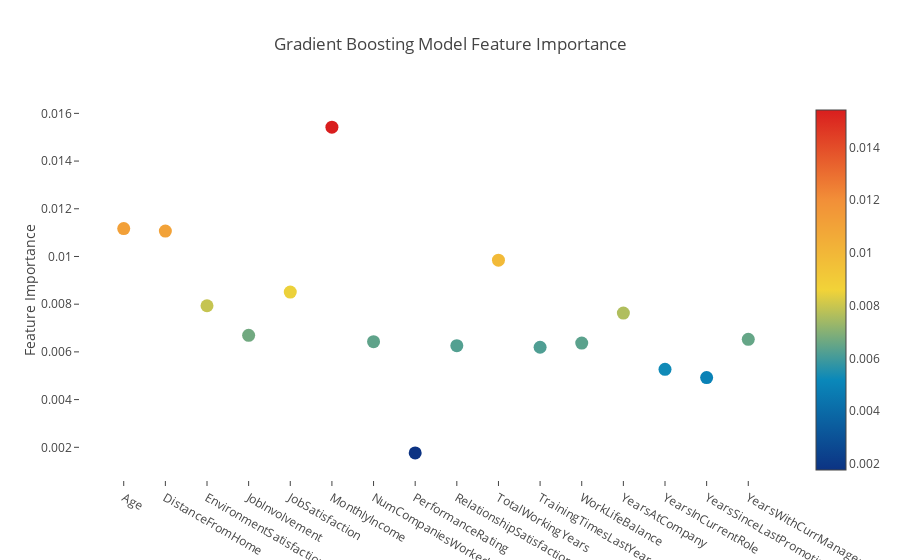

The notebook cell saved with this chart:
### Markdown cell above
### Feature Ranking via the Gradient Boosting Model

Much like the Random Forest, we can invoke the feature_importances_ attribute of the gradient boosting model and dump it in an interactive Plotly chart

### Code cell
# Scatter plot 
trace = go.Scatter(
    y = gb.feature_importances_,
    x = attrition_final.columns.values,
    mode='markers',
    marker=dict(
        sizemode = 'diameter',
        sizeref = 1,
        size = 13,
        #size= rf.feature_importances_,
        #color = np.random.randn(500), #set color equal to a variable
        color = gb.feature_importances_,
        colorscale='Portland',
        showscale=True
    ),
    text = attrition_final.columns.values
)
data = [trace]

layout= go.Layout(
    autosize= True,
    title= 'Gradient Boosting Model Feature Importance',
    hovermode= 'closest',
     xaxis= dict(
         ticklen= 5,
         showgrid=False,
        zeroline=False,
        showline=False
     ),
    yaxis=dict(
        title= 'Feature Importance',
        showgrid=False,
        zeroline=False,
        ticklen= 5,
        gridwidth= 2
    ),
    showlegend= False
)
fig = go.Figure(data=data, layout=layout)
py.iplot(fig,filename='scatter')

### Figure 1 — Plotly figure (JSON) as saved in the notebook; plotly's stock layout.template omitted (floating-point values rounded to 4 significant figures)
{"data": [{"marker": {"color": [0.01117, 0.01106, 0.007934, 0.006695, 0.008508, 0.01542, 0.00643, 0.001766, 0.006259, 0.009844, 0.006195, 0.006368, 0.007626, 0.00527, 0.004923, 0.006525], "colorscale": "Portland", "showscale": true, "size": 13, "sizemode": "diameter", "sizeref": 1}, "mode": "markers", "text": ["Age", "DistanceFromHome", "EnvironmentSatisfaction", "JobInvolvement", "JobSatisfaction", "MonthlyIncome", "NumCompaniesWorked", "PerformanceRating", "RelationshipSatisfaction", "TotalWorkingYears", "TrainingTimesLastYear", "WorkLifeBalance", "YearsAtCompany", "YearsInCurrentRole", "YearsSinceLastPromotion", "YearsWithCurrManager"], "type": "scatter", "x": ["Age", "DistanceFromHome", "EnvironmentSatisfaction", "JobInvolvement", "JobSatisfaction", "MonthlyIncome", "NumCompaniesWorked", "PerformanceRating", "RelationshipSatisfaction", "TotalWorkingYears", "TrainingTimesLastYear", "WorkLifeBalance", "YearsAtCompany", "YearsInCurrentRole", "YearsSinceLastPromotion", "YearsWithCurrManager"], "y": [0.01117, 0.01106, 0.007934, 0.006695, 0.008508, 0.01542, 0.00643, 0.001766, 0.006259, 0.009844, 0.006195, 0.006368, 0.007626, 0.00527, 0.004923, 0.006525]}], "layout": {"autosize": true, "hovermode": "closest", "showlegend": false, "title": "Gradient Boosting Model Feature Importance", "xaxis": {"showgrid": false, "showline": false, "ticklen": 5, "zeroline": false}, "yaxis": {"gridwidth": 2, "showgrid": false, "ticklen": 5, "title": "Feature Importance", "zeroline": false}}}
